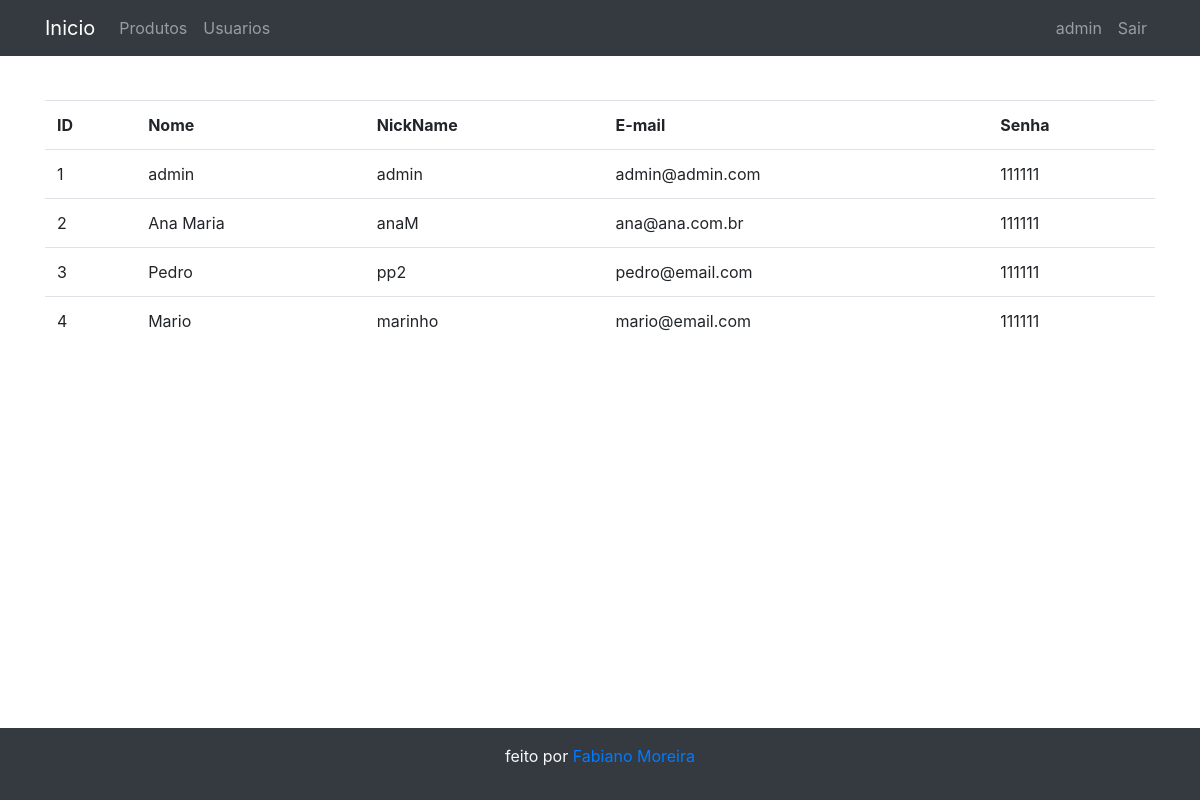
Screenshot of /?p=listUser (signed in) with the database file from the repository.
### tables this page shows
CREATE TABLE IF NOT EXISTS `usuario` (
  `uid` int(11) NOT NULL AUTO_INCREMENT,
  `nome` varchar(100) DEFAULT NULL,
  `nickname` varchar(50) DEFAULT NULL,
  `email` varchar(100) DEFAULT NULL,
  `senha` varchar(50) DEFAULT NULL,
  `id-tipo` int(11) NOT NULL DEFAULT '1',
  PRIMARY KEY (`uid`),
  KEY `id-tipo` (`id-tipo`),
  KEY `id-tipo_2` (`id-tipo`)
);

### model/dao.php (called while the page is built, shortened)
<?php
class Dao
{
    function conecta()
    {
        $pdo = null;
        try {
            $pdo = new PDO('mysql:host=' . self::HOST . ';dbname=' . self::DB, self::USER, self::PASS);
            $pdo->setAttribute(PDO::ATTR_ERRMODE, PDO::ERRMODE_EXCEPTION);
        } catch (PDOException $e) {
            print "Error!: " . $e->getMessage() . "<br/>";
            die();
        }
        return $pdo;
    }
}
?>

### model/usuario.php (called while the page is built, shortened)
<?php
class Usuario
{
    public function listAll()
    {
        $result = null;
        try {
            require_once("dao.php");
            $sql = "select * from usuario";
            $dao = new Dao;
            $stman = $dao->conecta()->prepare($sql);
            $stman->execute();
            $result = $stman->fetchAll(PDO::FETCH_OBJ);
        } catch (Exception $e) {
            erro("Erro: " .  $e->getMessage());
        }
        return $result;
    }
}
?>

### pages/list-usuario.php (the view)
<section class="container">
    <table class="table">
        <tr>
            <th> ID </th>
            <th> Nome </th>
            <th> NickName </th>
            <th> E-mail </th>
            <th> Senha </th>
        </tr>
        <?php
        require_once("./model/usuario.php");
        $user = new Usuario;
        foreach ($user->listAll() as $u) {
            echo "
                <tr>
                    <td> $u->uid </td>
                    <td> $u->nome </td>
                    <td> $u->nickname </td>
                    <td> $u->email </td>
                    <td> $u->senha </td>
                </tr>";
        }
        ?>
    </table>
</section>

### css/estilo.css (style rules this page uses)
body { margin-top: 100px; margin-bottom: 100px; }

### rows the page displays
usuario: uid "1", nome "admin", nickname "admin", email "admin@admin.com", senha "111111"
usuario: uid "2", nome "Ana Maria", nickname "anaM", email "ana@ana.com.br", senha "111111"
usuario: uid "3", nome "Pedro", nickname "pp2", email "pedro@email.com", senha "111111"
usuario: uid "4", nome "Mario", nickname "marinho", email "mario@email.com", senha "111111"

### other values shown
$_SESSION['user']->nome "admin"
